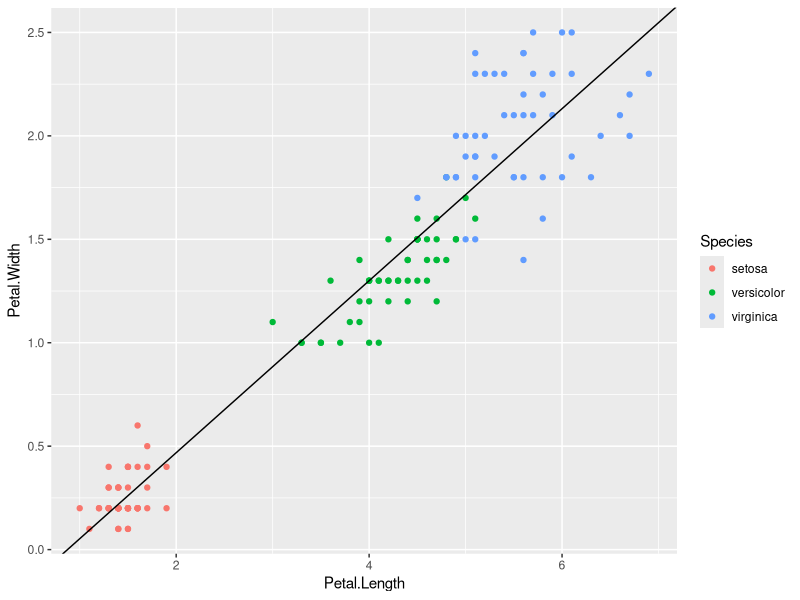
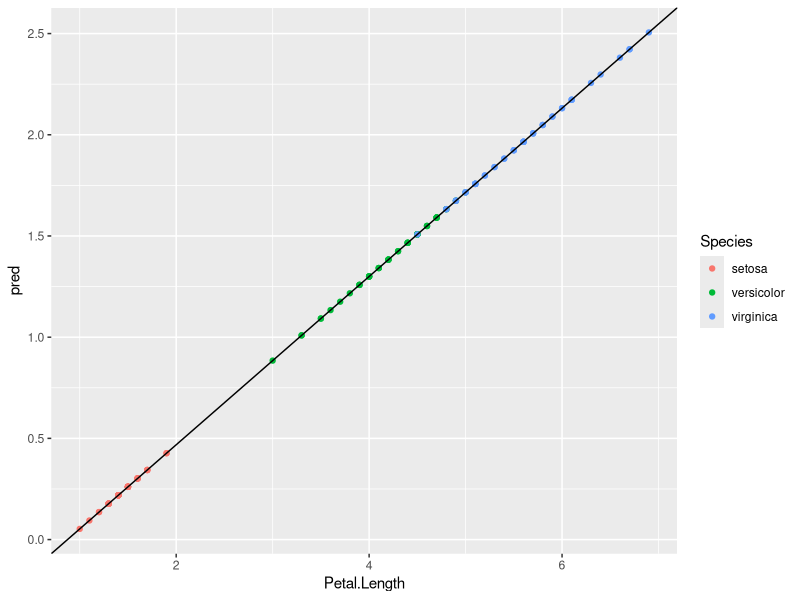

The R script that drew these images, in order:
# Regresión lineal
library (data.table)
library(ggplot2)

irisDT <- as.data.table(iris)

#set seed
set.seed(123)

#creando el model
lm.modelo <- lm(Petal.Width~Petal.Length, data= irisDT) #predecir ancho por [largo]

summary(lm.modelo)

coef.cor <- cor(irisDT$Petal.Width,irisDT$Petal.Length)
coef.cor^2

#coeficientes
lm.modelo$coefficients

ggplot( data= irisDT,
        aes(x= Petal.Length,
            y= Petal.Width,
            colour= Species))+
  geom_point()+
  geom_abline(intercept=lm.modelo$coefficients[1],slope=lm.modelo$coefficients[2])

#predicciones
predicciones <- predict(lm.modelo)

#asignar prediccion a iris
irisDT[,pred := predicciones]

ggplot( data= irisDT,
        aes(x= Petal.Length,
            y= pred,                           #cambiamos aqui
            colour= Species))+
  geom_point()+
  geom_abline(intercept=lm.modelo$coefficients[1],slope=lm.modelo$coefficients[2])

#calculo RMSE
rmse <- sqrt(mean((irisDT$Petal.Width-irisDT$pred)^2))  #error 0.2 contando los valores mas grandes

mae <- mean((irisDT$Petal.Width-irisDT$pred)^2) #error 0.02
